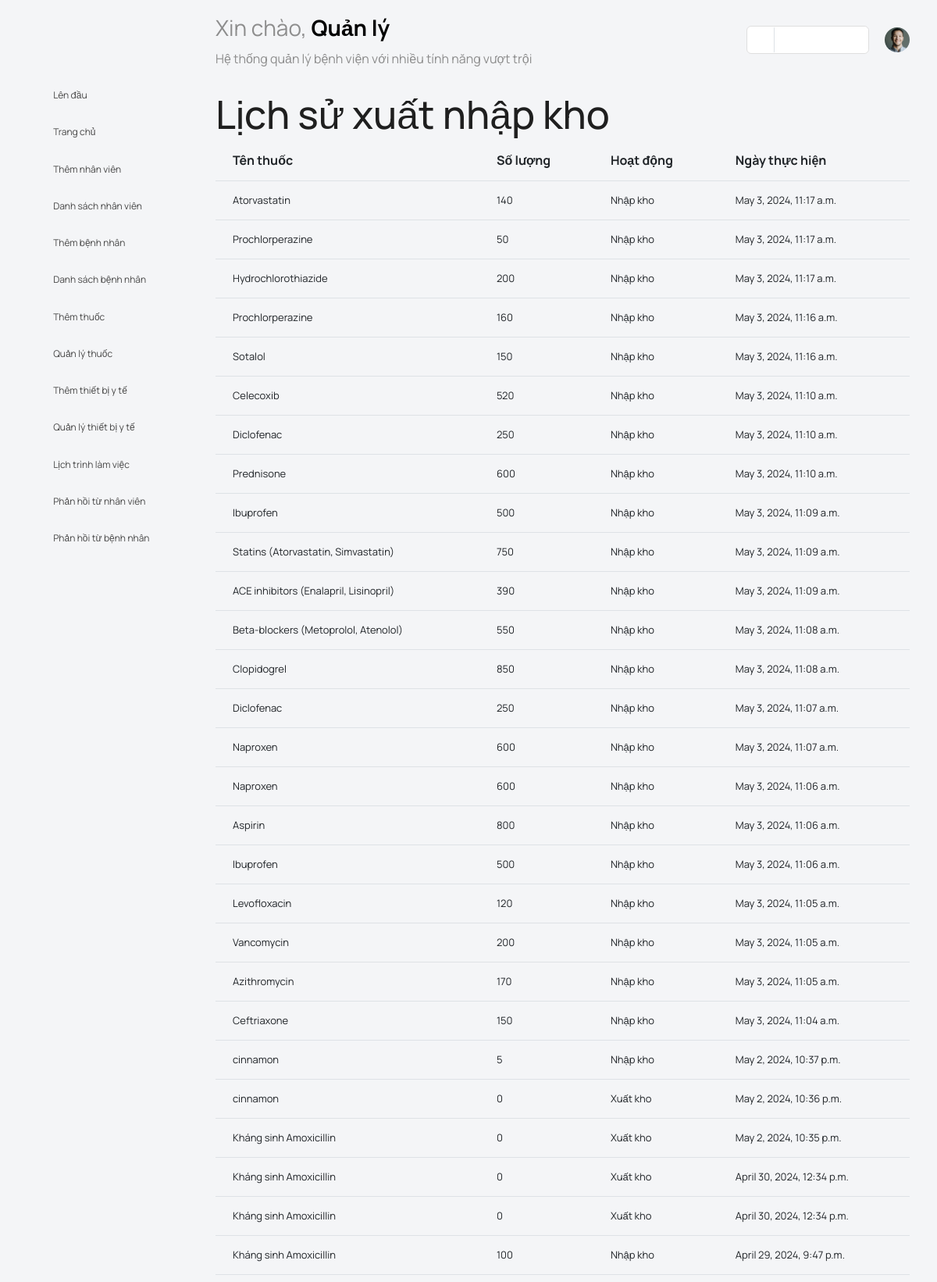
Screenshot of /medicine_history (signed in, upper part) with the database file from the repository.
### main_app/models.py (models this page shows)
class MedicineHistory(models.Model):
    name = models.CharField(max_length=200)
    numbers = models.PositiveIntegerField()
    changeType = models.CharField(max_length=200)
    date = models.DateTimeField(default=timezone.now)

### main_app/admin_views.py (the view)
# urls.py: path('medicine_history', admin_views.medicine_history, name='medicine_history'),
def medicine_history(request):
    history = MedicineHistory.objects.all().order_by('-date')
    return render(request, 'admin_template/medicine_history.html', {'history': history})

### main_app/templates/admin_template/medicine_history.html (shortened to what this page needs)
{% load static %}
{% load tz %}
<!DOCTYPE html>
<html lang="en">
<head>
  <link rel="stylesheet" type="text/css" href="{% static 'users/vendors/feather/feather.css' %}">
  <link rel="stylesheet" type="text/css" href="{% static 'users/vendors/mdi/css/materialdesignicons.min.css' %}">
  <link rel="stylesheet" type="text/css" href="{% static 'users/vendors/ti-icons/css/themify-icons.css' %}">
  <link rel="stylesheet" type="text/css" href="{% static 'users/vendors/typicons/typicons.css' %}">
  <link rel="stylesheet" type="text/css" href="{% static 'users/vendors/simple-line-icons/css/simple-line-icons.css' %}">
  <link rel="stylesheet" type="text/css" href="{% static 'users/vendors/css/vendor.bundle.base.css' %}">
  <link rel="stylesheet" type="text/css" href="{% static 'users/js/select.dataTables.min.css' %}">
  <link rel="stylesheet" type="text/css" href="{% static 'users/css/vertical-layout-light/style.css' %}">
  <link rel="stylesheet" href="{% static 'users/css/admin/addmin.css' %}">
  <link rel="stylesheet" type="text/css" href="{% static 'users/css/users/base.css' %}">
</head>
<body>
    <div class="container-scroller">
        <nav class="navbar default-layout col-lg-12 col-12 p-0 fixed-top d-flex align-items-top flex-row">
            <div class="text-center navbar-brand-wrapper d-flex align-items-center justify-content-start">
                <div class="me-3">
                    <button class="navbar-toggler navbar-toggler align-self-center" type="button" data-bs-toggle="minimize">
                        <span class="icon-menu"></span>
                    </button>
                </div>
            </div>
            <div class="navbar-menu-wrapper d-flex align-items-top">
                <ul class="navbar-nav">
                    <li class="nav-item font-weight-semibold d-none d-lg-block ms-0">
                        <h1 class="welcome-text"> Xin chào, <span class="text-black fw-bold"> Quản lý </span></h1>
                        <h3 class="welcome-sub-text">Hệ thống quản lý bệnh viện với nhiều tính năng vượt trội</h3>
                    </li>
                </ul>
                <ul class="navbar-nav ms-auto">
                    <li class="nav-item d-none d-lg-block">
                        <div id="datepicker-popup" class="input-group date datepicker navbar-date-picker">
                            <span class="input-group-addon input-group-prepend border-right">
                                <span class="icon-calendar input-group-text calendar-icon"></span>
                            </span>
                            <input type="text" class="form-control">
                        </div>
                    </li>
                    <li class="nav-item dropdown d-none d-lg-block user-dropdown">
                        <a class="nav-link" id="UserDropdown" href="#" data-bs-toggle="dropdown" aria-expanded="false">
                            <img class="img-xs rounded-circle" src="{% static 'users/images/faces/face8.jpg' %}" alt="Profile image"> </a>
                        </li>
                </ul>
            </div>
        </nav>
        <div class="container-fluid page-body-wrapper">
            <nav class="sidebar sidebar-offcanvas" id="sidebar">
                <ul class="nav">
                    <li class="nav-item" >
                    <a class="nav-link" href="#">
                        <i class="menu-icon mdi mdi-arrow-up"></i>
                        <span class="menu-title">Lên đầu</span>
                    </a>
                    </li>
                    <li class="nav-item" >
                    <a class="nav-link" href="{% url 'admin_home' %}">
                        <i class="menu-icon mdi mdi-grid-large"></i>
                        <span class="menu-title">Trang chủ</span>
                    </a>
                    </li>
                    <li class="nav-item" >
                    <a class="nav-link" href="{% url 'add_staff' %}">
                        <i class="menu-icon mdi mdi-account-plus"></i>
                        <span class="menu-title">Thêm nhân viên</span>
                    </a>
                    </li>
                    <li class="nav-item" >
                    <a class="nav-link" href="{% url 'manage_all_staff' %}">
                        <i class="menu-icon mdi mdi-format-list-bulleted-type"></i>
                        <span class="menu-title">Danh sách nhân viên</span>
                    </a>
                    </li>
                    <li class="nav-item" >
                    <a class="nav-link" href="{% url 'add_patient' %}">
                        <i class="menu-icon mdi mdi-account-multiple-plus"></i>
                        <span class="menu-title">Thêm bệnh nhân</span>
                    </a>
                    </li>
                    <li class="nav-item" >
                    <a class="nav-link" href="{% url 'manage_all_patient' %}">
                        <i class="menu-icon mdi mdi-view-list"></i>
                        <span class="menu-title">Danh sách bệnh nhân</span>
                    </a>
                    </li>
                    <li class="nav-item" >
                    <a class="nav-link" href="{% url 'add_medicine' %}">
                        <i class="menu-icon mdi mdi-plus-box"></i>
                        <span class="menu-title">Thêm thuốc</span>
                    </a>
                    </li>
                    <li class="nav-item" >
                    <a class="nav-link" href="{% url 'manage_medicine' %}">
                        <i class="menu-icon mdi mdi-pill"></i>
                        <span class="menu-title">Quản lý thuốc</span>
                    </a>
                    </li>
                    <li class="nav-item" >
                    <a class="nav-link" href="{% url 'add_medical_equipment' %}">
                        <i class="menu-icon mdi mdi-shape-plus"></i>
                        <span class="menu-title">Thêm thiết bị y tế</span>
                    </a>
                    </li>
                    <li class="nav-item" >
                    <a class="nav-link" href="{% url 'manage_equip' %}">
                        <i class="menu-icon mdi mdi-factory"></i>
                        <span class="menu-title">Quản lý thiết bị y tế</span>
                    </a>
                    </li>
                    <li class="nav-item" >
                    <a class="nav-link" href="{% url 'work_schedules' %}">
                        <i class="menu-icon mdi mdi-grid-large"></i>
                        <span class="menu-title">Lịch trình làm việc</span>
                    </a>
                    </li>
                    <li class="nav-item" >
                    <a class="nav-link" href="{% url 'staff_all_feedback' %}">
                        <i class="menu-icon mdi mdi-comment-question-outline"></i>
                        <span class="menu-title">Phản hồi từ nhân viên</span>
                    </a>
                    </li>
                    <li class="nav-item" >
                    <a class="nav-link" href="{% url 'patient_all_feedback' %}">
                        <i class="menu-icon mdi mdi-comment-alert-outline"></i>
                        <span class="menu-title">Phản hồi từ bệnh nhân</span>
                    </a>
                    </li>
                </ul>
            </nav>
            <div class="main-panel">
                <div class="content-wrapper">
                    {% load tz %}
                    <h1>Lịch sử xuất nhập kho</h1>
                    <div class="table-responsive mt-1">
                        <table class="table">
                            <tr>
                                <th>Tên thuốc</th>
                                <th>Số lượng</th>
                                <th>Hoạt động</th>
                                <th>Ngày thực hiện</th>
                            </tr>
                            {% for hist in history %}
                            <tr>
                                <td>{{ hist.name }}</td>
                                <td>{{ hist.numbers }}</td>
                                <td>{{ hist.changeType }}</td>
                                <td>{{ hist.date | timezone:'Asia/Ho_Chi_Minh'  }}</td>
                            </tr>
                            {% endfor %}
                        </table>
                    </div>
                </div>
            </div>
        </div>
    </div>
</body>
</html>

### main_app/static/users/css/users/base.css (style rules this page uses)
body { position: relative; }

### rows the page displays
MedicineHistory: name "Atorvastatin", numbers "140", changeType "Nhập kho", date "May 3, 2024, 11:17 a.m."
MedicineHistory: name "Prochlorperazine", numbers "50", changeType "Nhập kho", date "May 3, 2024, 11:17 a.m."
MedicineHistory: name "Hydrochlorothiazide", numbers "200", changeType "Nhập kho", date "May 3, 2024, 11:17 a.m."
MedicineHistory: name "Prochlorperazine", numbers "160", changeType "Nhập kho", date "May 3, 2024, 11:16 a.m."
MedicineHistory: name "Sotalol", numbers "150", changeType "Nhập kho", date "May 3, 2024, 11:16 a.m."
MedicineHistory: name "Celecoxib", numbers "520", changeType "Nhập kho", date "May 3, 2024, 11:10 a.m."
MedicineHistory: name "Diclofenac", numbers "250", changeType "Nhập kho", date "May 3, 2024, 11:10 a.m."
MedicineHistory: name "Prednisone", numbers "600", changeType "Nhập kho", date "May 3, 2024, 11:10 a.m."
MedicineHistory: name "Ibuprofen", numbers "500", changeType "Nhập kho", date "May 3, 2024, 11:09 a.m."
MedicineHistory: name "Statins (Atorvastatin, Simvastatin)", numbers "750", changeType "Nhập kho", date "May 3, 2024, 11:09 a.m."
MedicineHistory: name "ACE inhibitors (Enalapril, Lisinopril)", numbers "390", changeType "Nhập kho", date "May 3, 2024, 11:09 a.m."
MedicineHistory: name "Beta-blockers (Metoprolol, Atenolol)", numbers "550", changeType "Nhập kho", date "May 3, 2024, 11:08 a.m."
MedicineHistory: name "Clopidogrel", numbers "850", changeType "Nhập kho", date "May 3, 2024, 11:08 a.m."
MedicineHistory: name "Diclofenac", numbers "250", changeType "Nhập kho", date "May 3, 2024, 11:07 a.m."
MedicineHistory: name "Naproxen", numbers "600", changeType "Nhập kho", date "May 3, 2024, 11:07 a.m."
MedicineHistory: name "Naproxen", numbers "600", changeType "Nhập kho", date "May 3, 2024, 11:06 a.m."
MedicineHistory: name "Aspirin", numbers "800", changeType "Nhập kho", date "May 3, 2024, 11:06 a.m."
MedicineHistory: name "Ibuprofen", numbers "500", changeType "Nhập kho", date "May 3, 2024, 11:06 a.m."
MedicineHistory: name "Levofloxacin", numbers "120", changeType "Nhập kho", date "May 3, 2024, 11:05 a.m."
MedicineHistory: name "Vancomycin", numbers "200", changeType "Nhập kho", date "May 3, 2024, 11:05 a.m."
MedicineHistory: name "Azithromycin", numbers "170", changeType "Nhập kho", date "May 3, 2024, 11:05 a.m."
MedicineHistory: name "Ceftriaxone", numbers "150", changeType "Nhập kho", date "May 3, 2024, 11:04 a.m."
MedicineHistory: name "cinnamon", numbers "5", changeType "Nhập kho", date "May 2, 2024, 10:37 p.m."
MedicineHistory: name "cinnamon", numbers "0", changeType "Xuất kho", date "May 2, 2024, 10:36 p.m."
MedicineHistory: name "Kháng sinh Amoxicillin", numbers "0", changeType "Xuất kho", date "May 2, 2024, 10:35 p.m."
MedicineHistory: name "Kháng sinh Amoxicillin", numbers "0", changeType "Xuất kho", date "April 30, 2024, 12:34 p.m."
MedicineHistory: name "Kháng sinh Amoxicillin", numbers "0", changeType "Xuất kho", date "April 30, 2024, 12:34 p.m."
MedicineHistory: name "Kháng sinh Amoxicillin", numbers "100", changeType "Nhập kho", date "April 29, 2024, 9:47 p.m."
